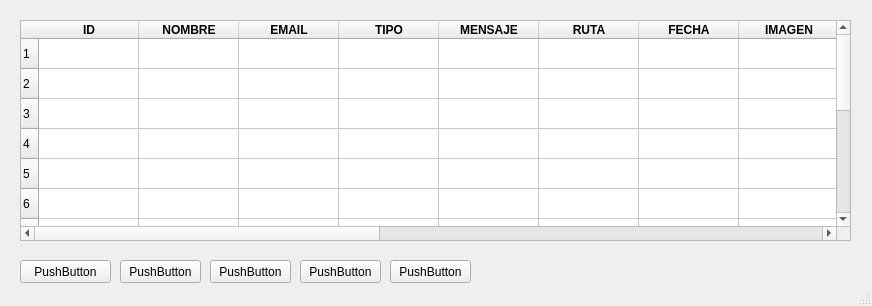
<?xml version="1.0" encoding="UTF-8"?>
<ui version="4.0">
 <class>MainWindow</class>
 <widget class="QMainWindow" name="MainWindow">
  <property name="geometry">
   <rect>
    <x>0</x>
    <y>0</y>
    <width>872</width>
    <height>306</height>
   </rect>
  </property>
  <property name="maximumSize">
   <size>
    <width>872</width>
    <height>306</height>
   </size>
  </property>
  <property name="windowTitle">
   <string>MainWindow</string>
  </property>
  <widget class="QWidget" name="centralwidget">
   <widget class="QPushButton" name="pushButton">
    <property name="geometry">
     <rect>
      <x>20</x>
      <y>260</y>
      <width>91</width>
      <height>23</height>
     </rect>
    </property>
    <property name="text">
     <string>PushButton</string>
    </property>
   </widget>
   <widget class="QTableWidget" name="tableWidget">
    <property name="geometry">
     <rect>
      <x>20</x>
      <y>20</y>
      <width>831</width>
      <height>221</height>
     </rect>
    </property>
    <property name="minimumSize">
     <size>
      <width>831</width>
      <height>0</height>
     </size>
    </property>
    <property name="autoFillBackground">
     <bool>true</bool>
    </property>
    <property name="rowCount">
     <number>14</number>
    </property>
    <property name="columnCount">
     <number>16</number>
    </property>
    <row/>
    <row/>
    <row/>
    <row/>
    <row/>
    <row/>
    <row/>
    <row/>
    <row/>
    <row/>
    <row/>
    <row/>
    <row/>
    <row/>
    <column>
     <property name="text">
      <string>ID</string>
     </property>
     <property name="font">
      <font>
       <weight>75</weight>
       <bold>true</bold>
      </font>
     </property>
    </column>
    <column>
     <property name="text">
      <string>NOMBRE</string>
     </property>
     <property name="font">
      <font>
       <weight>75</weight>
       <bold>true</bold>
      </font>
     </property>
    </column>
    <column>
     <property name="text">
      <string>EMAIL</string>
     </property>
     <property name="font">
      <font>
       <weight>75</weight>
       <bold>true</bold>
      </font>
     </property>
    </column>
    <column>
     <property name="text">
      <string>TIPO</string>
     </property>
     <property name="font">
      <font>
       <weight>75</weight>
       <bold>true</bold>
      </font>
     </property>
    </column>
    <column>
     <property name="text">
      <string>MENSAJE</string>
     </property>
     <property name="font">
      <font>
       <weight>75</weight>
       <bold>true</bold>
      </font>
     </property>
    </column>
    <column>
     <property name="text">
      <string>RUTA</string>
     </property>
     <property name="font">
      <font>
       <weight>75</weight>
       <bold>true</bold>
      </font>
     </property>
    </column>
    <column>
     <property name="text">
      <string>FECHA</string>
     </property>
     <property name="font">
      <font>
       <weight>75</weight>
       <bold>true</bold>
      </font>
     </property>
    </column>
    <column>
     <property name="text">
      <string>IMAGEN</string>
     </property>
     <property name="font">
      <font>
       <weight>75</weight>
       <bold>true</bold>
      </font>
     </property>
    </column>
    <column/>
    <column/>
    <column/>
    <column/>
    <column/>
    <column/>
    <column/>
    <column/>
   </widget>
   <widget class="QPushButton" name="pushButton_2">
    <property name="geometry">
     <rect>
      <x>120</x>
      <y>260</y>
      <width>81</width>
      <height>23</height>
     </rect>
    </property>
    <property name="text">
     <string>PushButton</string>
    </property>
   </widget>
   <widget class="QPushButton" name="pushButton_3">
    <property name="geometry">
     <rect>
      <x>210</x>
      <y>260</y>
      <width>81</width>
      <height>23</height>
     </rect>
    </property>
    <property name="text">
     <string>PushButton</string>
    </property>
   </widget>
   <widget class="QPushButton" name="pushButton_4">
    <property name="geometry">
     <rect>
      <x>300</x>
      <y>260</y>
      <width>81</width>
      <height>23</height>
     </rect>
    </property>
    <property name="text">
     <string>PushButton</string>
    </property>
   </widget>
   <widget class="QPushButton" name="pushButton_5">
    <property name="geometry">
     <rect>
      <x>390</x>
      <y>260</y>
      <width>81</width>
      <height>23</height>
     </rect>
    </property>
    <property name="text">
     <string>PushButton</string>
    </property>
   </widget>
  </widget>
  <widget class="QStatusBar" name="statusbar"/>
  <action name="actionABRIR">
   <property name="text">
    <string>ABRIR</string>
   </property>
  </action>
 </widget>
 <resources/>
 <connections/>
</ui>
